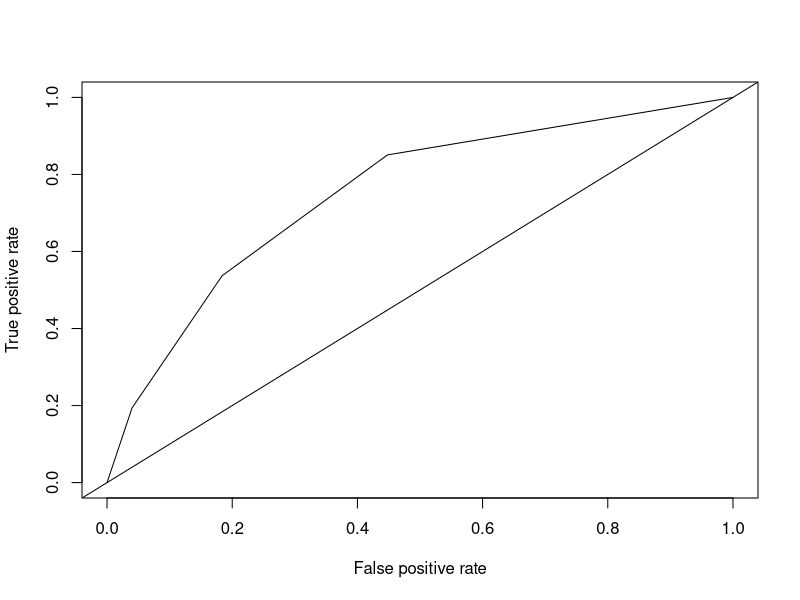
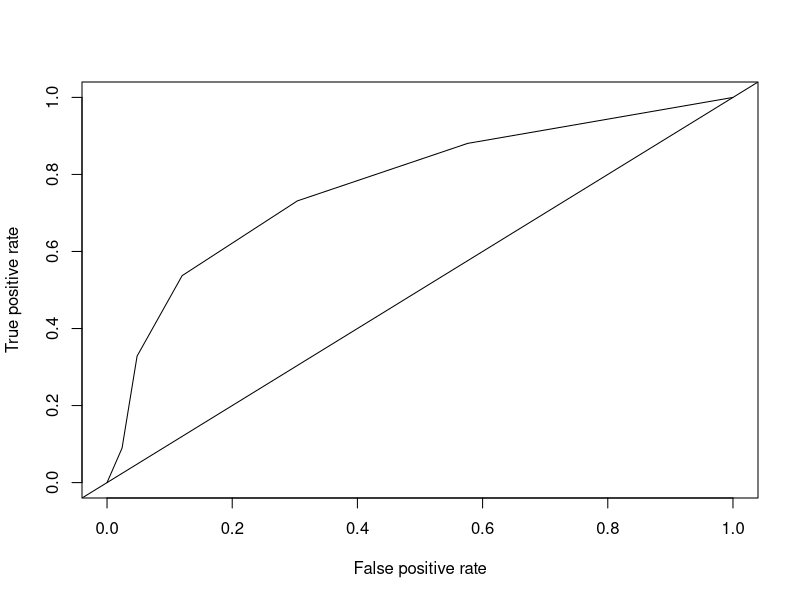
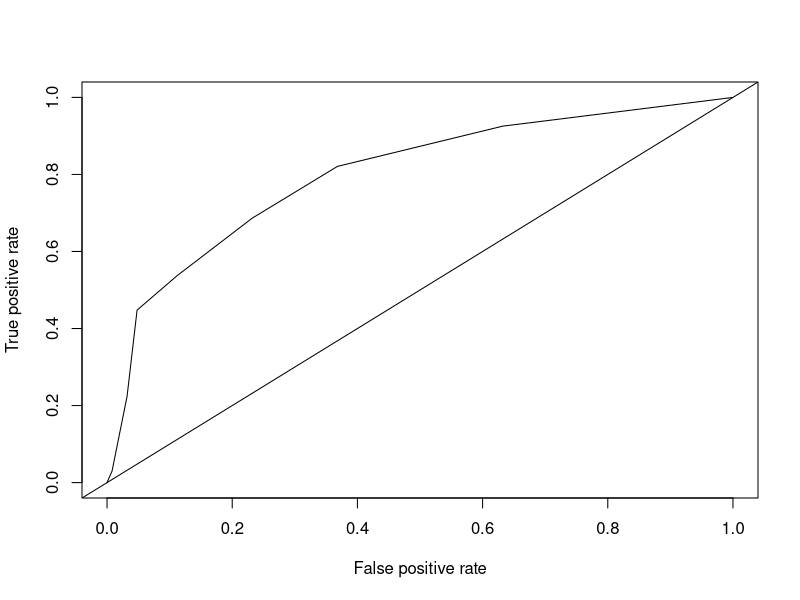
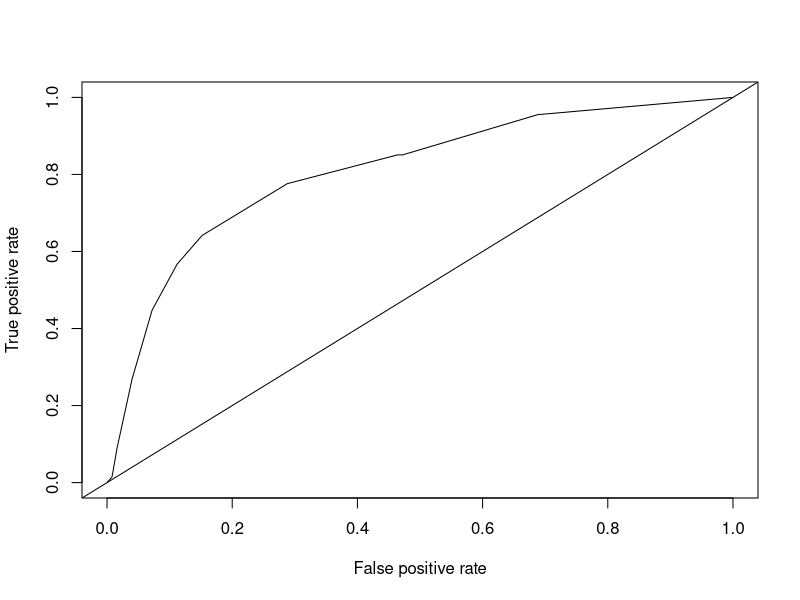

Reproduce these figures in R, in order.
#Load Libraries
library(ROCR)
library(caret)
library(class)
library(ggplot2)

#Read CSV
PI_Diabetes <- read.csv("pima-indians-diabetes.csv")

#Set target attribute as a factor 
PI_Diabetes$class <- as.factor(PI_Diabetes$class)

#Create a function to scale numeric attributes
dar2ed.scale.many <- function (dat, column_nos) 
{
  nms = names(dat)
  for (col in column_nos) {
    name = paste(nms[col], "_z", sep = "")
    dat[name] = scale(dat[, col])
  }
  cat(paste("Scaled", length(column_nos), "attribute(s)\n"))
  dat
}
#Scale numeric attributes
PI_Diabetes <- dar2ed.scale.many(PI_Diabetes, c(1:8))

#Create a vector for predictor attributes
names(PI_Diabetes)
predictors <- c(10:17)

#Partition training and test sets
library(caret)
set.seed(2015)
sam <- createDataPartition(PI_Diabetes$class, p = 0.5, list = FALSE)
train.a <- PI_Diabetes[sam,]
rest <- PI_Diabetes[-sam,]
sam <- createDataPartition(rest$class, p=0.5, list = FALSE)
train.b <- rest[sam,]
test <- rest[-sam,]

#Check proportions of partitioned data
table(PI_Diabetes$class)/nrow(PI_Diabetes)
table(train.a$class)/nrow(train.a)
table(train.b$class)/nrow(train.b)

#Build KNN classification models with different k values

## K=3
pred_trg_3 <- knn(train.a[,predictors], train.b[,predictors], train.a$class, 3)
cat("Training, k= 3/n")
table(Actual = train.b$class, Predicted = pred_trg_3)

## K=5
pred_trg_5 <- knn(train.a[,predictors], train.b[,predictors], train.a$class, 5)
cat("Training, k= 5/n")
table(Actual = train.b$class, Predicted = pred_trg_5)

# K=7
pred_trg_7 <- knn(train.a[,predictors], train.b[,predictors], train.a$class, 7)
cat("Training, k= 7/n")
table(Actual = train.b$class, Predicted = pred_trg_7)

# K=9
pred_trg_9 <- knn(train.a[,predictors], train.b[,predictors], train.a$class, 9)
cat("Training, k= 9/n")
table(Actual = train.b$class, Predicted = pred_trg_9)

#Create ROC Chart for each K Value to visualize trade off between false positive rate and true positive rate

## K = 3 ROC Chart
pred_trg_3 <- knn(train.a[,predictors], train.b[,predictors], train.a$class, 3, prob = TRUE)
p3 <- attr(pred_trg_3, "prob")
prob_plus_trg_3 <- ifelse(pred_trg_3 == "1", p3, 1-p3)
pred3<- prediction(prob_plus_trg_3, train.b$class, label.ordering = c("0", "1"))
perf3 <- performance(pred3, "tpr", "fpr")
plot(perf3)
lines(par()$usr[1:2], par()$usr[3:4])

## K = 5 ROC Chart
pred_trg_5 <- knn(train.a[,predictors], train.b[,predictors], train.a$class, 5, prob = TRUE)
p5 <- attr(pred_trg_5, "prob")
prob_plus_trg_5 <- ifelse(pred_trg_5 == "1", p5, 1-p5)
pred5<- prediction(prob_plus_trg_5, train.b$class, label.ordering = c("0", "1"))
perf5 <- performance(pred5, "tpr", "fpr")
plot(perf5)
lines(par()$usr[1:2], par()$usr[3:4])

##K = 7 ROC Chart
pred_trg_7 <- knn(train.a[,predictors], train.b[,predictors], train.a$class, 7, prob = TRUE)
p7 <- attr(pred_trg_7, "prob")
prob_plus_trg_7 <- ifelse(pred_trg_7 == "1", p7, 1-p7)
pred7<- prediction(prob_plus_trg_7, train.b$class, label.ordering = c("0", "1"))
perf7 <- performance(pred7, "tpr", "fpr")
plot(perf7)
lines(par()$usr[1:2], par()$usr[3:4])

## K = 9 ROC Chart
pred_trg_9 <- knn(train.a[,predictors], train.b[,predictors], train.a$class, 9, prob = TRUE)
p9 <- attr(pred_trg_9, "prob")
prob_plus_trg_9 <- ifelse(pred_trg_9 == "1", p9, 1-p9)
pred9<- prediction(prob_plus_trg_9, train.b$class, label.ordering = c("0", "1"))
perf9 <- performance(pred9, "tpr", "fpr")
plot(perf9)
lines(par()$usr[1:2], par()$usr[3:4])

#Displaying the cutoff probabilities and corresponding true positive and false positive rates

##Cutoff Probability for K = 3
prob.cuts3 <- data.frame(cut = perf3@alpha.values[[1]], fpr = perf3@x.values[[1]], trp = 
                           perf3@y.values[[1]])
##Cutoff Probability for K = 5
prob.cuts5 <- data.frame(cut = perf5@alpha.values[[1]], fpr = perf5@x.values[[1]], trp = 
                           perf5@y.values[[1]])
##Cutoff Probability for K = 7
prob.cuts7 <- data.frame(cut = perf7@alpha.values[[1]], fpr = perf7@x.values[[1]], trp = 
                           perf7@y.values[[1]])
##Cutoff Probability for K = 9
prob.cuts9 <- data.frame(cut = perf9@alpha.values[[1]], fpr = perf9@x.values[[1]], trp = 
                           perf9@y.values[[1]])

#Selecting a cutoff probability for each K Value

##Cutoff probability for K = 3
cutoff3 <- 0.333333

##Cutoff probability for K = 5
cutoff5 <- 0.4

##Cutoff probability for K = 7
cutoff7 <- 0.2857143

##Cutoff probability for K = 9
cutoff9 <- 0.333

# K = 7 had the best accuracy for predictions in the training partition. I will use K = 7 KNN model for the final model

## K = 7 Performance on the test partition 
pred_test_7 <- knn(train.a[ , predictors], test[ , predictors], train.a$class, 7, prob = TRUE)
p7 <- attr(pred_test_7,"prob")
prob_plus_test_7 <- ifelse(pred_test_7 == "1", p7, 1 - p7)
pred_test_7 <- ifelse(prob_plus_test_7 < cutoff7, "0", "1")
cat("Test, k = 7\n")
table(Actual = test$class, Predicted = pred_test_7)

#Model Accuracy Rate
(93+47)/(93+47+32+20)
